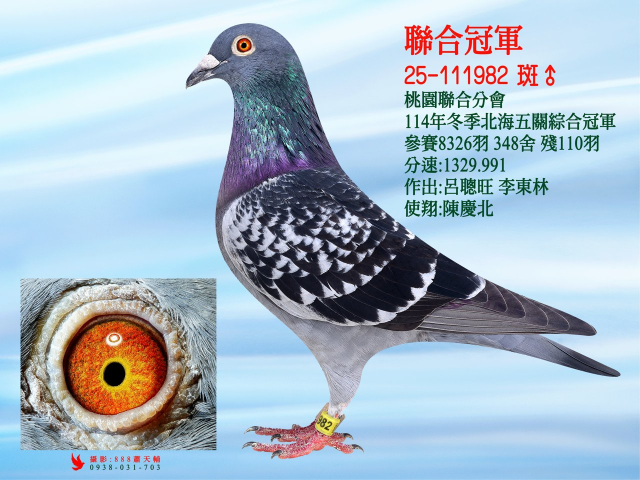
#> input picture image/piegon_album_winter/01/01.jpg, 1280 x 960 px, found by its file name (shown at 1/2 size); its folder holds only this picture in this run
$ python compress.py
#> lines starting #> are read from the running program, lines starting #| are printed output that depends on the picture
#> pass 2 of the loop in delete_compressed_files_in_subfolders, `for folder_name in os.listdir(target_dir):`:
#> pass 3 of the loop in delete_compressed_files_in_subfolders, `for folder_name in os.listdir(target_dir):`:
#> the loop made 5 passes; the first 3 are shown
import os
from PIL import Image

def resize_and_compress_images_in_subfolders(target_dir):
    # 遍歷目標資料夾下的子資料夾
    for folder_name in os.listdir(target_dir):
        subfolder_path = os.path.join(target_dir, folder_name)
        if os.path.isdir(subfolder_path):  # 只處理子資料夾
            for filename in os.listdir(subfolder_path):
                if filename.lower().endswith(('.png', '.jpg', '.jpeg', '.webp')):
                    file_path = os.path.join(subfolder_path, filename)

                    try:
                        # 開啟圖片
                        with Image.open(file_path) as img:
                            # 獲取圖片的原始尺寸
#> img is the input picture: PIL image 1280x960 RGB; mean R, G, B 167.8, 186.8, 201.6
                            original_size = img.size
#> original_size = (1280, 960)
                            print(f"Processing {file_path} (Original size: {original_size})")
#| Processing D:\piegonrace_git\image\piegon_album_winter/01/01.jpg (Original size: (1280, 960))

                            # 將解析度減半
                            new_size = (original_size[0] // 2, original_size[1] // 2)
#> new_size = (640, 480)
                            resized_img = img.resize(new_size, Image.Resampling.LANCZOS)  # 使用 LANCZOS
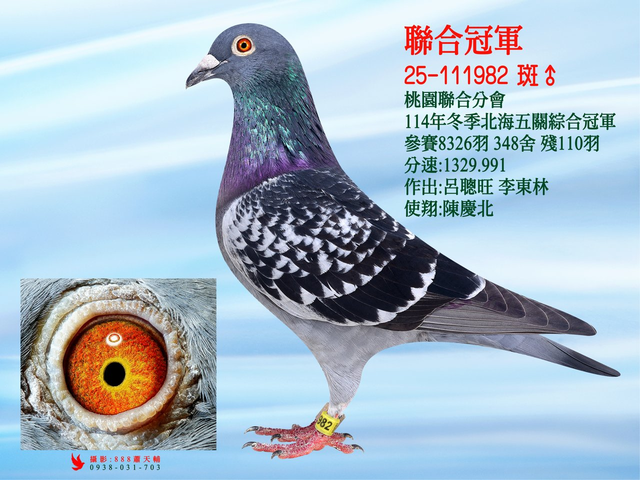
#> resized_img: PIL image 640x480 RGB; mean R, G, B 167.8, 186.8, 201.6

                            # 直接覆蓋原始檔案
                            resized_img.save(file_path, quality=85, optimize=True)
                            print(f"Replaced original image at {file_path}")
                    except Exception as e:
                        print(f"Error processing {file_path}: {e}")
#> pass 2 of the loop in resize_and_compress_images_in_subfolders, `for folder_name in os.listdir(target_dir):`:
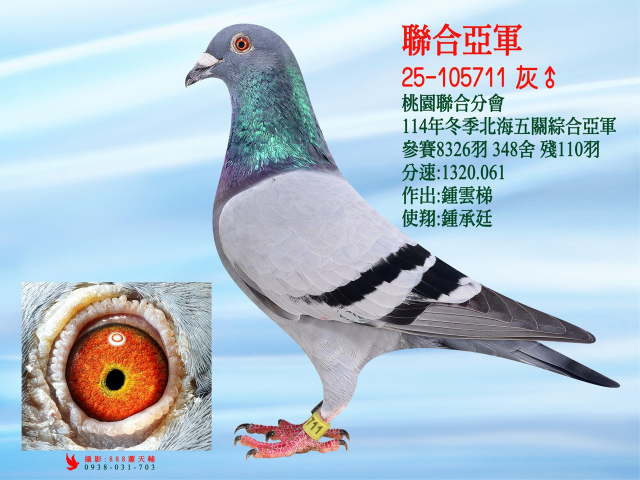
#> input picture image/piegon_album_winter/02/02.jpg, 1280 x 960 px, found by its file name (shown at 1/2 size)
#> in resize_and_compress_images_in_subfolders, img is the input picture: PIL image 1280x960 RGB; mean R, G, B 177.6, 196.1, 210.2
#| Processing D:\piegonrace_git\image\piegon_album_winter/02/02.jpg (Original size: (1280, 960))
#> in resize_and_compress_images_in_subfolders, `resized_img = img.resize(new_size, Image.Resampling.LANCZOS)`:
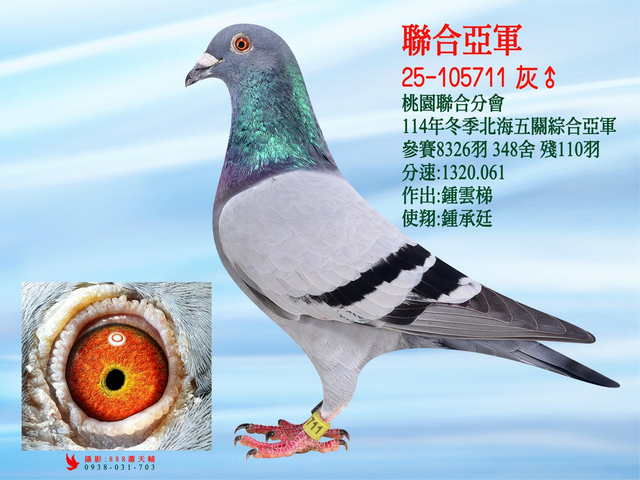
#> resized_img: PIL image 640x480 RGB; mean R, G, B 177.7, 196.1, 210.1
#> pass 3 of the loop in resize_and_compress_images_in_subfolders, `for folder_name in os.listdir(target_dir):`:
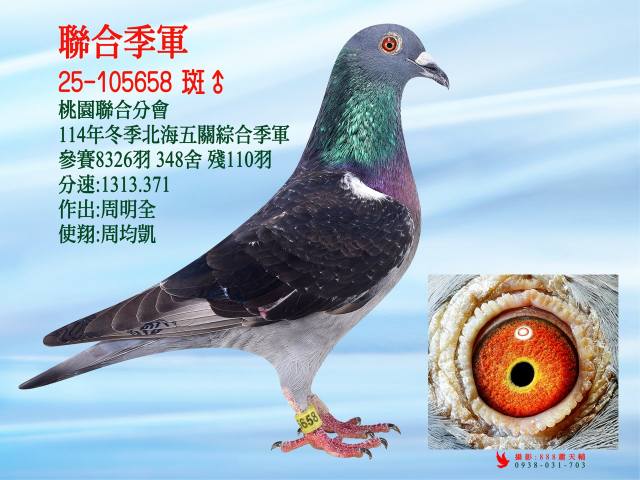
#> input picture image/piegon_album_winter/03/03.jpg, 1280 x 960 px, found by its file name (shown at 1/2 size)
#> in resize_and_compress_images_in_subfolders, img is the input picture: PIL image 1280x960 RGB; mean R, G, B 168, 185.2, 198.1
#| Processing D:\piegonrace_git\image\piegon_album_winter/03/03.jpg (Original size: (1280, 960))
#> in resize_and_compress_images_in_subfolders, `resized_img = img.resize(new_size, Image.Resampling.LANCZOS)`:
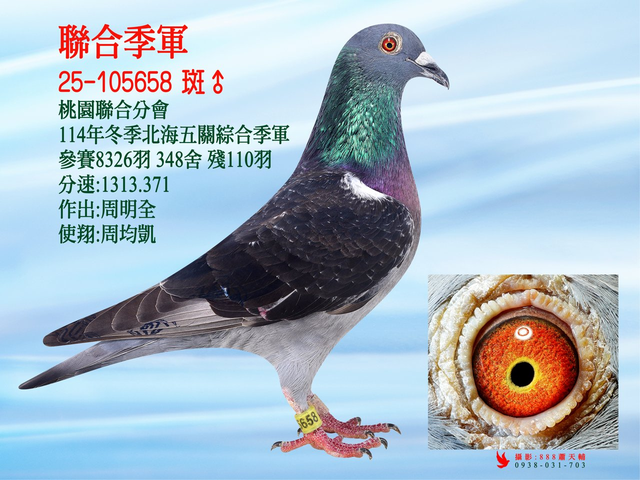
#> resized_img: PIL image 640x480 RGB; mean R, G, B 168, 185.2, 198.1
#> the loop made 5 passes; the first 3 are shown

def delete_compressed_files_in_subfolders(target_dir):
    # 刪除所有子資料夾中以 "compressed_" 開頭的檔案
    for folder_name in os.listdir(target_dir):
        subfolder_path = os.path.join(target_dir, folder_name)
        if os.path.isdir(subfolder_path):  # 只處理子資料夾
            for filename in os.listdir(subfolder_path):
                if filename.startswith("compressed_"):
                    file_path = os.path.join(subfolder_path, filename)
                    try:
                        os.remove(file_path)
                        print(f"Deleted file: {file_path}")
                    except Exception as e:
                        print(f"Error deleting file {file_path}: {e}")

if __name__ == "__main__":
    # 指定目標資料夾
    target_directory = r"D:\piegonrace_git\image\piegon_album_winter"  # 請確保此路徑正確
    print(f"Starting image processing in subfolders of {target_directory}")

    # 刪除舊的 "compressed_" 文件
    delete_compressed_files_in_subfolders(target_directory)

    # 調整解析度並覆蓋原始圖片
    resize_and_compress_images_in_subfolders(target_directory)

    print("Image processing completed.")
